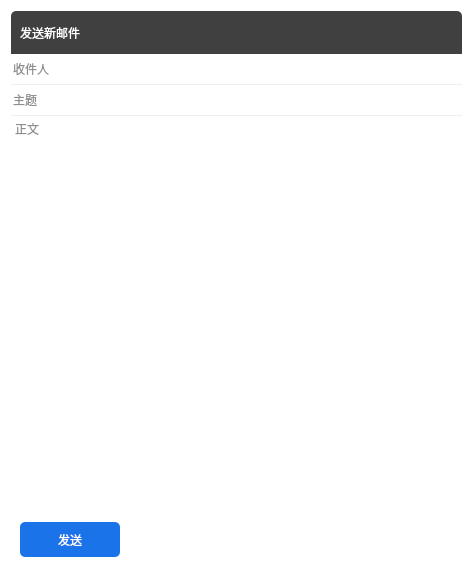
<?xml version="1.0" encoding="UTF-8"?>
<ui version="4.0">
 <class>MainWindow</class>
 <widget class="QWidget" name="MainWindow">
  <property name="geometry">
   <rect>
    <x>0</x>
    <y>0</y>
    <width>473</width>
    <height>577</height>
   </rect>
  </property>
  <property name="windowTitle">
   <string>MainWindow</string>
  </property>
  <property name="styleSheet">
   <string notr="true">QWidget
{
	
	background-color: rgb(255, 255, 255);
}

QWidget#titleWidget
{	
	border-top-left-radius:5px;
	border-top-right-radius:5px;
	background-color: rgb(64,64,64);
}
QWidget#titleWidget QPushButton,QWidget#titleWidget QLabel
{	
	background-color:transparent;
	color:white;
	font:normal 13px &quot;微软雅黑&quot;;
}

QPushButton#btnMin
{
	image: url(:/images/min.png);
}

QPushButton#btnClose
{
	image: url(:/images/quit.png);
}

QPushButton#btnMax
{
	image: url(:/images/max.png);
}

QPushButton#btnMin:hover,QPushButton#btnMax:hover,QPushButton#btnClose:hover
{
	background-color: rgba(208, 210, 213,200);
}


QLineEdit
{
	border:none;
	border-bottom:1px solid rgb(236,239,241);
	min-height:30px;
	color:rgb(30,30,30);
	font:normal 15px &quot;楷体&quot;;
}
QTextEdit
{
	border:none;
	color:rgb(30,30,30);
	font:normal 15px &quot;楷体&quot;;
}

QPushButton
{
	border:none;
	border-radius:5px;
	min-width:25px;
	min-height:25px;
	max-width:25px;
	max-height:25px;
}
QPushButton:hover
{
	background-color: rgb(242,242,242);
}

QPushButton#btnSend
{
	min-width:100px;
	min-height:35px;
	max-width:100px;
	max-height:35px;
	
	background-color: rgb(26,115,232);
	color:white;
	font:bold 15px &quot;宋体&quot;;
}
QPushButton#btnSend:hover
{
	background-color: rgb(41,123,230);
}

QPushButton#btnAddatt
{
	image: url(:/images/att.png);
}

QPushButton#btnAddatt:hover
{
	image: url(:/images/att-hover.png);
}

QPushButton#btnAddImage
{
	image: url(:/images/image.png);
}

QPushButton#btnAddImage:hover
{
	image: url(:/images/image-hover.png);
}




</string>
  </property>
  <layout class="QVBoxLayout" name="verticalLayout">
   <property name="spacing">
    <number>0</number>
   </property>
   <item>
    <widget class="QWidget" name="titleWidget" native="true">
     <layout class="QHBoxLayout" name="horizontalLayout_2">
      <item>
       <widget class="QLabel" name="label">
        <property name="text">
         <string>发送新邮件</string>
        </property>
       </widget>
      </item>
      <item>
       <spacer name="horizontalSpacer_2">
        <property name="orientation">
         <enum>Qt::Horizontal</enum>
        </property>
        <property name="sizeType">
         <enum>QSizePolicy::Expanding</enum>
        </property>
        <property name="sizeHint" stdset="0">
         <size>
          <width>270</width>
          <height>20</height>
         </size>
        </property>
       </spacer>
      </item>
      <item>
       <widget class="QPushButton" name="btnMin">
        <property name="text">
         <string/>
        </property>
       </widget>
      </item>
      <item>
       <widget class="QPushButton" name="btnMax">
        <property name="text">
         <string/>
        </property>
       </widget>
      </item>
      <item>
       <widget class="QPushButton" name="btnClose">
        <property name="text">
         <string/>
        </property>
       </widget>
      </item>
     </layout>
    </widget>
   </item>
   <item>
    <widget class="QLineEdit" name="lineEdit">
     <property name="placeholderText">
      <string>收件人</string>
     </property>
    </widget>
   </item>
   <item>
    <widget class="QLineEdit" name="lineEdit_2">
     <property name="placeholderText">
      <string>主题</string>
     </property>
    </widget>
   </item>
   <item>
    <widget class="QTextEdit" name="textEdit">
     <property name="placeholderText">
      <string>正文</string>
     </property>
    </widget>
   </item>
   <item>
    <widget class="QWidget" name="widget_2" native="true">
     <layout class="QHBoxLayout" name="horizontalLayout">
      <item>
       <widget class="QPushButton" name="btnSend">
        <property name="minimumSize">
         <size>
          <width>100</width>
          <height>35</height>
         </size>
        </property>
        <property name="maximumSize">
         <size>
          <width>100</width>
          <height>35</height>
         </size>
        </property>
        <property name="text">
         <string>发送</string>
        </property>
       </widget>
      </item>
      <item>
       <widget class="QPushButton" name="btnAddatt">
        <property name="toolTip">
         <string>添加附件</string>
        </property>
        <property name="text">
         <string/>
        </property>
       </widget>
      </item>
      <item>
       <widget class="QPushButton" name="btnAddImage">
        <property name="toolTip">
         <string>添加图片</string>
        </property>
        <property name="text">
         <string/>
        </property>
       </widget>
      </item>
      <item>
       <spacer name="horizontalSpacer">
        <property name="orientation">
         <enum>Qt::Horizontal</enum>
        </property>
        <property name="sizeHint" stdset="0">
         <size>
          <width>266</width>
          <height>32</height>
         </size>
        </property>
       </spacer>
      </item>
     </layout>
    </widget>
   </item>
  </layout>
 </widget>
 <resources/>
 <connections/>
</ui>
